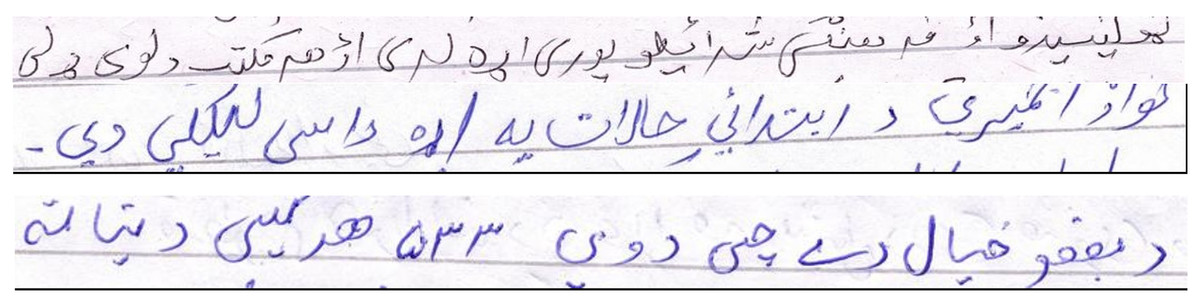
#> input picture test_wild/test_neat.jpg, 1200 x 303 px
$ python -i augment_for_mobile.py   (imports and definitions only)
#> lines starting #> are read from the running program, lines starting #| are printed output that depends on the picture
#> in augment_sample, image is the input picture: shape (303, 1200, 3); mean B, G, R 239.7, 233.8, 236.1
import cv2
import numpy as np
import os
import random
from pathlib import Path
from tqdm import tqdm

def apply_perspective_warp(image):
    h, w = image.shape[:2]
#> h = 303; w = 1200
    # Small random tilt
    src_points = np.float32([[0, 0], [w, 0], [0, h], [w, h]])
    delta = 0.05 * min(w, h)
#> delta = 15.15
    dst_points = np.float32([
        [random.uniform(0, delta), random.uniform(0, delta)],
        [w - random.uniform(0, delta), random.uniform(0, delta)],
        [random.uniform(0, delta), h - random.uniform(0, delta)],
        [w - random.uniform(0, delta), h - random.uniform(0, delta)]
    ])
    matrix = cv2.getPerspectiveTransform(src_points, dst_points)
    return cv2.warpPerspective(image, matrix, (w, h), borderValue=(255, 255, 255))

def apply_flashlight_effect(image):
    h, w = image.shape[:2]
#> h = 303; w = 1200
    mask = np.zeros((h, w), dtype=np.float32)
    center = (random.randint(0, w), random.randint(0, h))
#> center = (976, 183)
    radius = random.randint(min(w, h) // 2, max(w, h))
#> radius = 598

    # Create radial gradient
    for i in range(h):
        for j in range(w):
            dist = np.sqrt((i - center[1])**2 + (j - center[0])**2)
            mask[i, j] = max(0, 1 - dist / radius)
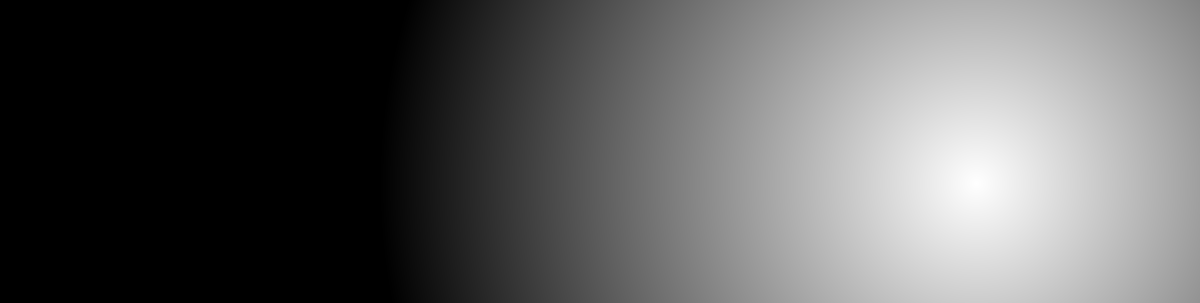
#> mask: shape (303, 1200) float32; min 0, max 1, mean 0.373

    # Apply brightness boost
    img_hls = cv2.cvtColor(image, cv2.COLOR_BGR2HLS).astype(np.float32)
    img_hls[:, :, 1] = img_hls[:, :, 1] * (1 + mask * 0.5)
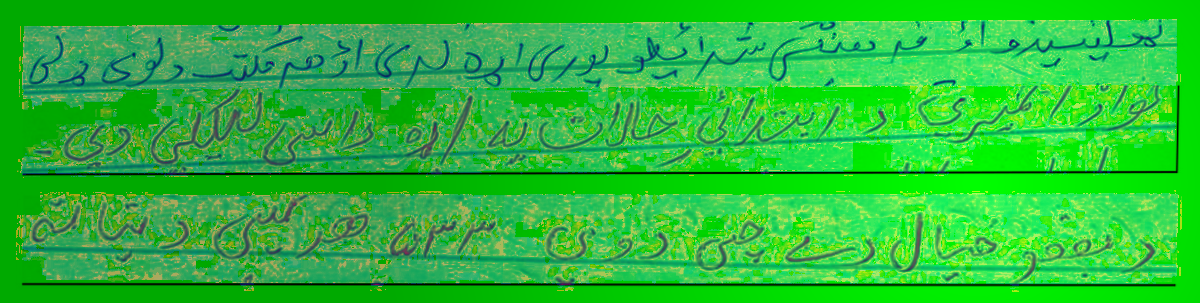
#> img_hls: shape (303, 1200, 3) float32; mean B, G, R 84.6, 282.5, 64.8; drawn with min black and max white
    img_hls[:, :, 1] = np.clip(img_hls[:, :, 1], 0, 255)
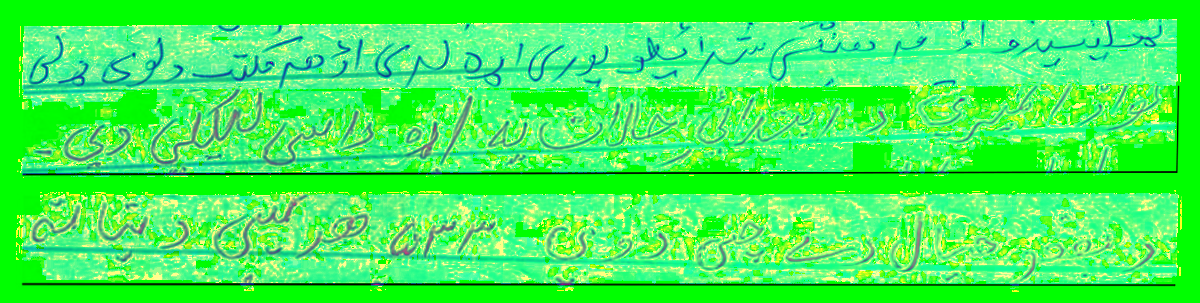
#> img_hls: shape (303, 1200, 3) float32; mean B, G, R 84.6, 244.9, 64.8
    return cv2.cvtColor(img_hls.astype(np.uint8), cv2.COLOR_HLS2BGR)
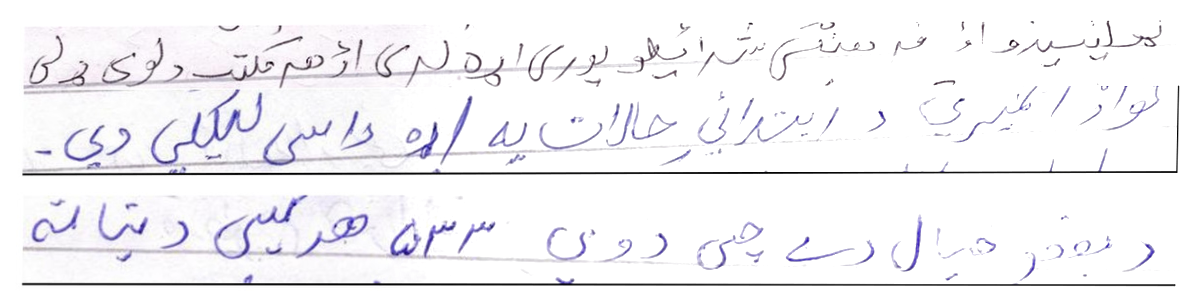
#> returned value: shape (303, 1200, 3); mean B, G, R 245.8, 242.8, 243.8

def apply_shadows(image):
    h, w = image.shape[:2]
#> h = 303; w = 1200
    shadow_mask = np.ones((h, w), dtype=np.float32)
    for _ in range(random.randint(1, 3)):
        center = (random.randint(0, w), random.randint(0, h))
        axes = (random.randint(w // 4, w), random.randint(h // 4, h))
        angle = random.randint(0, 360)
        mask = np.zeros((h, w), dtype=np.uint8)
        cv2.ellipse(mask, center, axes, angle, 0, 360, 255, -1)
        mask = cv2.GaussianBlur(mask, (51, 51), 0)
        shadow_mask = shadow_mask * (1 - (mask / 255.0) * random.uniform(0.1, 0.4))
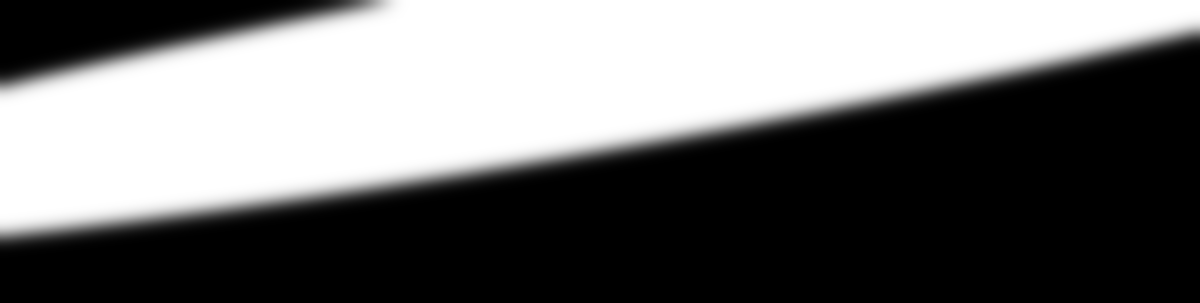
#> mask: shape (303, 1200); min 0, max 255, mean 111.1
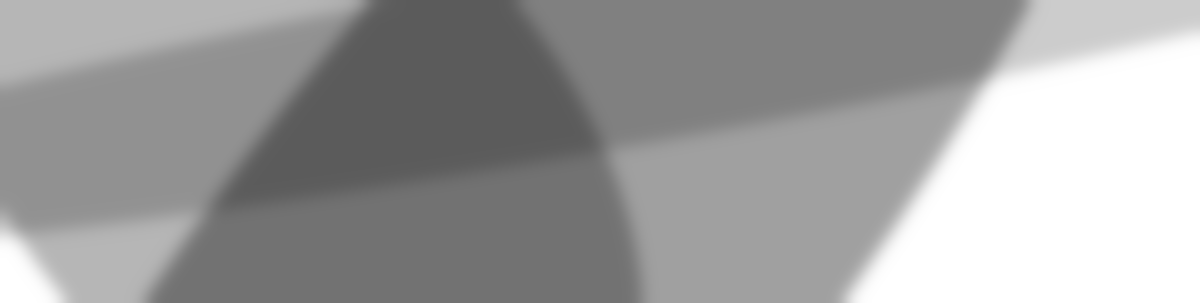
#> shadow_mask: shape (303, 1200) float64; min 0.36, max 1, mean 0.624

    img_f = image.astype(np.float32)
    for i in range(3):
        img_f[:, :, i] *= shadow_mask
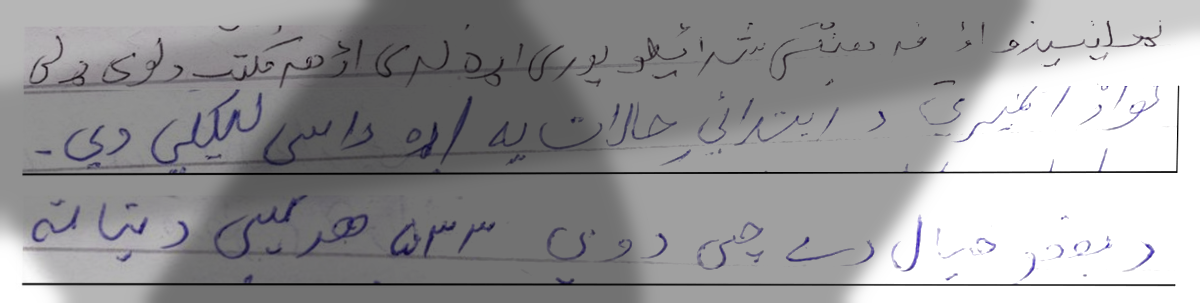
#> img_f: shape (303, 1200, 3) float32; mean B, G, R 154.1, 152.4, 152.9
    return img_f.astype(np.uint8)

def apply_noise_and_blur(image):
    # Gaussian Noise
    noise = np.random.normal(0, random.uniform(2, 8), image.shape).astype(np.int16)
    image = np.clip(image.astype(np.int16) + noise, 0, 255).astype(np.uint8)

    # Slight motion blur
    if random.random() > 0.5:
        size = random.randint(2, 4)
        kernel = np.zeros((size, size))
        kernel[int((size-1)/2), :] = np.ones(size)
        kernel /= size
        image = cv2.filter2D(image, -1, kernel)
    return image

def augment_sample(img_path, output_dir):
    image = cv2.imread(str(img_path))
    if image is None: return None

    # Chain augmentations
    image = apply_perspective_warp(image)
    image = apply_flashlight_effect(image)
    image = apply_shadows(image)
    image = apply_noise_and_blur(image)

    # Save augmented image
#> (the run stopped early here; a loop or call above may not have finished)
